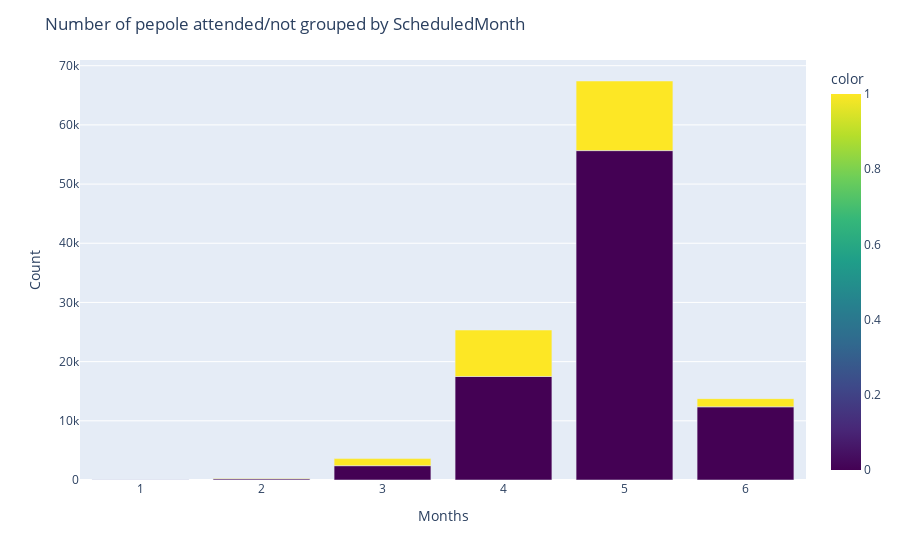

Notebook source saved alongside this figure:
### Code cell
# Months ??
month_gp = df.groupby('ScheduledMonth')['No-show'].value_counts().reset_index()
fig2 = px.bar(x = month_gp['ScheduledMonth'], y = month_gp['count'], color = month_gp['No-show'], color_continuous_scale = 'Viridis')
fig2.update_layout(
    title = "Number of pepole attended/not grouped by ScheduledMonth",
    xaxis_title="Months",
    yaxis_title="Count"
)

### Figure 1 — Plotly figure (JSON) as saved in the notebook; plotly's stock layout.template omitted (floating-point values rounded to 4 significant figures)
{"data": [{"alignmentgroup": "True", "hovertemplate": "x=%{x}<br>y=%{y}<br>color=%{marker.color}<extra></extra>", "legendgroup": "", "marker": {"color": [0, 1, 0, 1, 0, 1, 0, 1, 0, 1, 0, 1], "coloraxis": "coloraxis", "pattern": {"shape": ""}}, "name": "", "offsetgroup": "", "orientation": "v", "showlegend": false, "textposition": "auto", "type": "bar", "x": [1, 1, 2, 2, 3, 3, 4, 4, 5, 5, 6, 6], "xaxis": "x", "y": [42, 18, 199, 82, 2418, 1196, 17490, 7849, 55652, 11764, 12363, 1386], "yaxis": "y"}], "layout": {"barmode": "relative", "coloraxis": {"colorbar": {"title": {"text": "color"}}, "colorscale": [[0, "#440154"], [0.1111, "#482878"], [0.2222, "#3e4989"], [0.3333, "#31688e"], [0.4444, "#26828e"], [0.5556, "#1f9e89"], [0.6667, "#35b779"], [0.7778, "#6ece58"], [0.8889, "#b5de2b"], [1, "#fde725"]]}, "legend": {"tracegroupgap": 0}, "margin": {"t": 60}, "title": {"text": "Number of pepole attended/not grouped by ScheduledMonth"}, "xaxis": {"anchor": "y", "domain": [0, 1], "title": {"text": "Months"}}, "yaxis": {"anchor": "x", "domain": [0, 1], "title": {"text": "Count"}}}}
